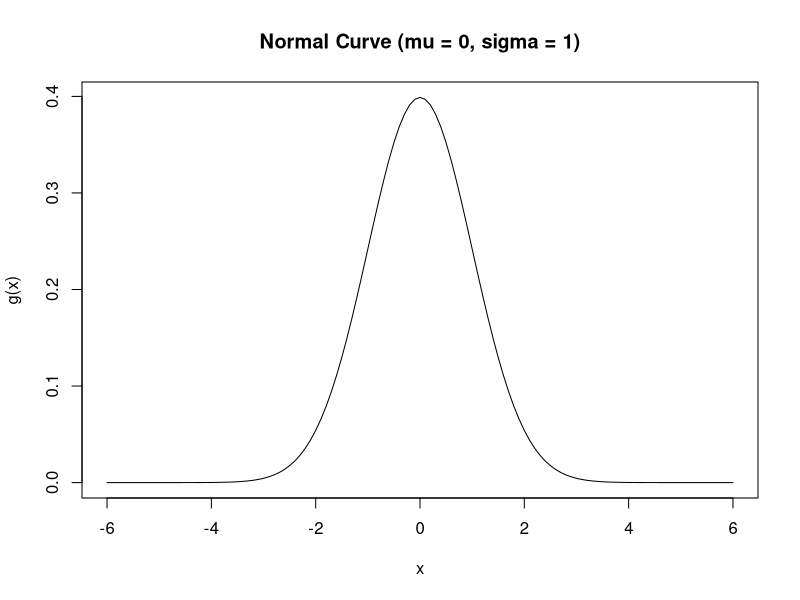

Write R code to recreate this figure.
## ---- chunk 1
knitr::opts_chunk$set(echo = TRUE, error = TRUE)
## ---- chunk 2
# write your pythagoras function here
pythagoras <- function(a, b) {
  c <- sqrt(a ^ 2 + b ^ 2)
  return(c)
}
## ---- chunk 3
#' @param a length of the first leg
#' @param b length of the second leg
#' @return c length of the hypotenuse
pythagoras <- function(a, b) {
  c <- sqrt(a ^ 2 + b ^ 2)
  return(c)
}
## ---- chunk 4
# call your function here
pythagoras(3, 4)
## ---- chunk 5
# your modified pythagoras function here
pythagoras <- function(a, b = a) {
  c <- sqrt(a ^ 2 + b ^ 2)
  return(c)
}
## ---- chunk 6
# call your function here
pythagoras(5)
## ---- chunk 7
# write your function here
gaussian <- function(x, mu, sigma) {
  g <- exp((((x - mu) / sigma)^2) / (-2)) / (sigma * sqrt(2 * pi))
  return(g)
}
## ---- chunk 8
# copy your function and add the error functionality
gaussian <- function(x, mu, sigma) {
  if (sigma <= 0) {
    # raises an error if sigma is not positive with stop()
    stop("Error: sigma must be positive.")
  } else {
  g <- exp((((x - mu) / sigma)^2) / (-2)) / (sigma * sqrt(2 * pi))
  return(g)
  }
}
## ---- chunk 9
# call your function here
gaussian(1, 0, 2)
## ---- chunk 10
# plot function here
# create x values
x <- seq(-6, 6, by = 0.1)

# compute gaussian values
y <- gaussian(x, mu = 0, sigma = 1)

# plot
plot(x, y, type = "l",
     main = "Normal Curve (mu = 0, sigma = 1)",
     xlab = "x",
     ylab = "g(x)")
## ---- chunk 11
# call dnorm here
dnorm(1, mean = 0, sd = 2, log = FALSE)
## ---- chunk 12
# write your function here
logistic_growth <- function(capacity = 5000, initial = 100, rate = 0.5, time = 10) {
  population <- capacity / (1 + ((capacity - initial) / initial) * exp(-rate * time))
  return(population)
}
## ---- chunk 13
# call your function here
logistic_growth(capacity = 5000, initial = 100, rate = 0.4, time = 10)
## ---- chunk 14
# call your function here
logistic_growth(capacity = 2000, initial = 250, rate = 0.25, time = 15)
## ---- chunk 15
# call your function here
rate_vec <- c(0.15, 0.25, 0.35)
logistic_growth(capacity = 2000, initial = 250, rate = rate_vec, time = 15)
## ---- chunk 16
choose(n = 5, k = 2)
## ---- chunk 17
# write your function here
#' Binomial Probability Function

#' @param n Integer. Number of trials.
#' @param k Integer. Number of successes.
#' @param p Numeric. Probability of success in a single trial (0 ≤ p ≤ 1).

bin_probability <- function(n = 10, k = 5, p = 0.4) {
  # error checks
  if (n < 1) {
    stop("n must be at least 1.")
  }
  if (k > n) {
    stop("k cannot be greater than n.")
  }
  if (p < 0 | p > 1) {
    stop("p must be between 0 and 1.")
  }
  # calculate the binomial probability
  probability <- choose(n, k) * p^k * (1 - p)^(n - k)
  return(probability)
}
## ---- chunk 18
# call your function here
bin_probability(n = 5, k = 2, p = 1/2)
## ---- chunk 19
# call your function here
bin_probability(n = 3, k = 3, p = 1/6)
